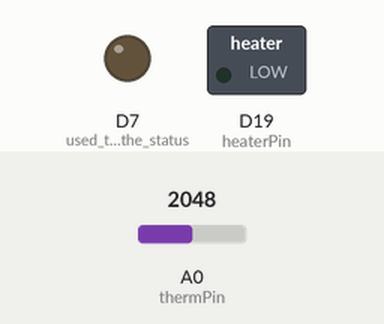
The sketch below on a simulated Particle Photon. On the bench: switched loads named in the sketch (green lamp = pin HIGH), output pins drawn as LEDs (lit = HIGH). The test bench sets the inputs (shaded band); at power-on: A0 (thermPin) = 2048.

Above: at 1.2 s.
1.3 s: A0 (thermPin) set to 2152
2.9 s: A0 (thermPin) set to 2211
At 4.1 s:
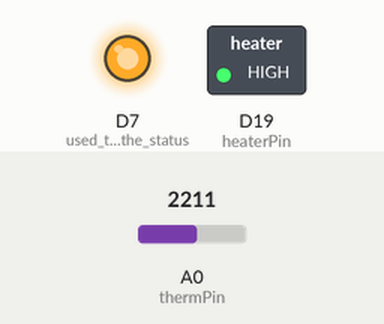
4.8 s: A0 (thermPin) set to 2047
At 6.1 s:
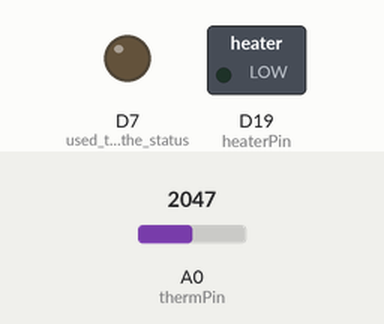
6.5 s: A0 (thermPin) set to 2866
At 8.0 s:
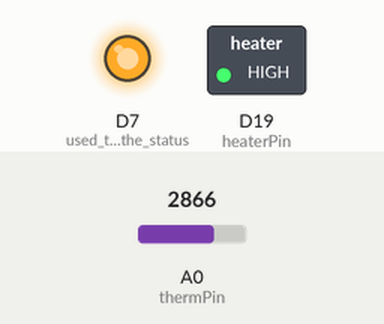
Timing chart, 0 to 9.1 s (numbered marks = the images above; inputs shaded):
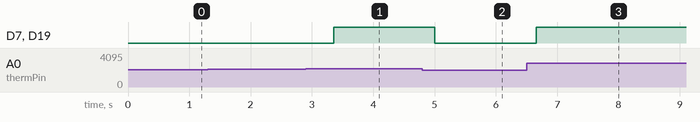

The sketch:

05_deadband_control.ino
```cpp
//libraries that must be included

#include "math.h"
#include <application.h>


/* USER INPUT, do not worry about these things...or change them */


int poll_rate = 500; //the rate at which the sensor will collect and publish data to the internet
//pro tip: keep the 1000. particle time is in milliseconds, so a delay rate of
//5 seconds needs to be coded as 5000, this the *1000


//defined constants
#define TEMPERATURENOMINAL 25
// how many samples to take and average, more takes longer
// but is more 'smooth'
#define NUMSAMPLES 5
// The beta coefficient of the thermistor (usually 3000-4000)
#define BCOEFFICIENT 3950
// the value of the 'other' resistor
#define SERIESRESISTOR 10000
uint16_t samples[NUMSAMPLES];
uint8_t i;
float average;

// What pin to connect the sensor to
int thermPin = A0;
int heaterPin = D19;

//global variable definition for the temperature
double temperature = 0;
double deadband = 2; // ± °C
double setpoint = 24;

double lowerLim = setpoint - deadband;
double upperLim = setpoint + deadband;

bool heating = false;

int ChangeSetpoint(String command) {
    setpoint = command.toFloat();
    lowerLim = setpoint - deadband;
    upperLim = setpoint + deadband;
    return 1;
}

int ChangeDeadband(String command) {
    deadband = command.toFloat();
    lowerLim = setpoint - deadband;
    upperLim = setpoint + deadband;
    return 1;
}

//setup loop - this always runs once when the device first starts up
void setup() {
    pinMode(heaterPin, OUTPUT);
    pinMode(D7, OUTPUT); // used to mirror the status of heaterPin

    //variable command creates a cloud variable that the temperature variable will be stored to called "temp"
    Particle.variable("temp", temperature);
    Particle.variable("setpoint", setpoint);
    Particle.variable("deadband", deadband);
    Particle.variable("lowerLim", lowerLim);
    Particle.variable("upperLim", upperLim);
    Particle.variable("isHeating", heating);

    Particle.function("setpoint", ChangeSetpoint);
    Particle.function("deadband", ChangeDeadband);
}

void startHeating() {
    digitalWrite(D7, HIGH);
    digitalWrite(heaterPin, HIGH);
    heating = true;
}

void stopHeating() {
    digitalWrite(D7, LOW);
    digitalWrite(heaterPin, LOW);
    heating = false;
}

//void loop. this runs continuously, so we use a delay to prevent your Argon
//from freezing and to prevent a TON of data being sent to the cloud. You can
//customize this rate by changing the value of sample_rate above.
void loop() {
    //read the temperature of the thermistor using the function "therm" below
    temperature = therm(thermPin); //read the thermistor
    if (temperature <= lowerLim) {
        if (!heating) {
            startHeating();
        } // else already heating, nothing to do
    }
    else {
        // we're above the setpoint
        if ((temperature > setpoint) && heating) {
            stopHeating();
        }
    }
    delay(poll_rate);
}


//this is the function that measures the voltage across the thermistor and
//calcualtes the resistance. a number of samples are collected and averaged,
//NUMSAMPLES specifies this number above, to smooth noise
double therm(int pin) {

  // take N samples in a row, with a slight delay
  for (i=0; i< NUMSAMPLES; i++) {
   samples[i] = analogRead(pin);
   delay(10);
  }
  // average all the samples out
  average = 0;
  for (i=0; i< NUMSAMPLES; i++) {
     average += samples[i];
  }
  average /= NUMSAMPLES;
  double reading = average;

  // convert the value to resistance
  reading = (4095 / reading)  - 1;     // (4095/ADC - 1)
  reading = SERIESRESISTOR / reading;  // 10K / (1023/ADC - 1)

  //the steinart method is a standard method of mapping the resistance reading
  //to a temperature
  float steinhart;
  steinhart = reading / SERIESRESISTOR;     // (R/Ro)
  steinhart = log(steinhart);                  // ln(R/Ro)
  steinhart /= BCOEFFICIENT;                   // 1/B * ln(R/Ro)
  steinhart += 1.0 / (TEMPERATURENOMINAL + 273.15); // + (1/To)
  steinhart = 1.0 / steinhart;                 // Invert
  steinhart -= 273.15;                         // convert to C


//return the calculated value, which is a temperature!
  return steinhart;
}
```

Measured:
- the behaviour switches between 2185 and 2186 on A0 (thermPin) (found by bisection; images 0 and 1)
- after the input at 1.3 s, every drawn part: stays the same
- after the input at 2.9 s, D7 (used_to_mirror_the_status), D19 (heaterPin): LOW → HIGH after 0.45 s
- after the input at 4.8 s, D7 (used_to_mirror_the_status), D19 (heaterPin): HIGH → LOW after 0.21 s
- after the input at 6.5 s, D7 (used_to_mirror_the_status), D19 (heaterPin): LOW → HIGH after 0.16 s
